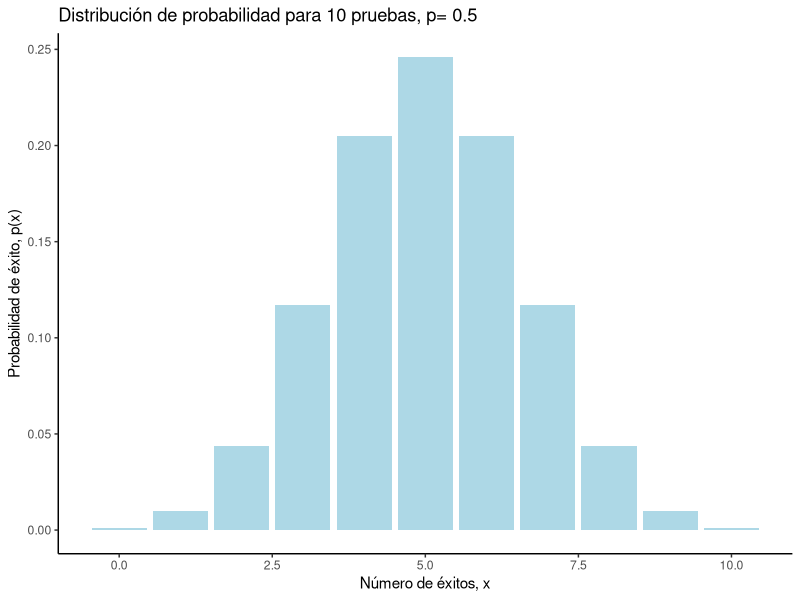
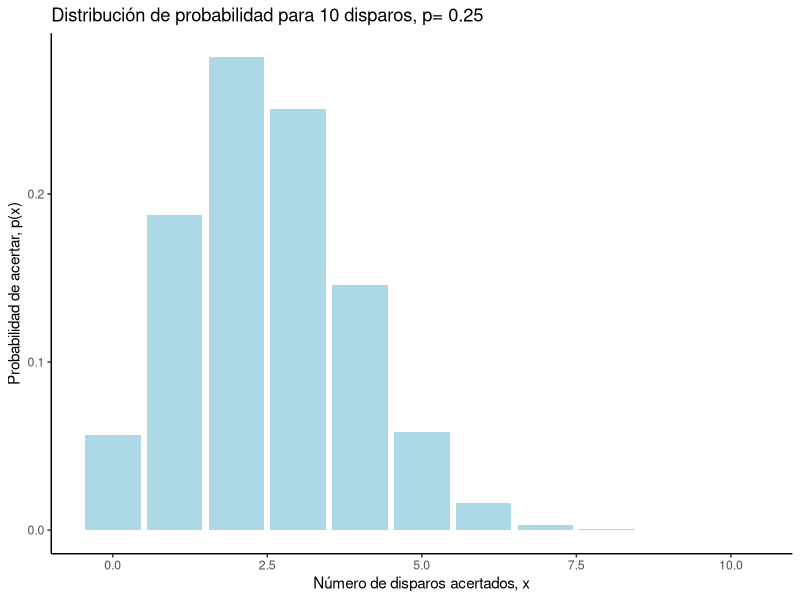
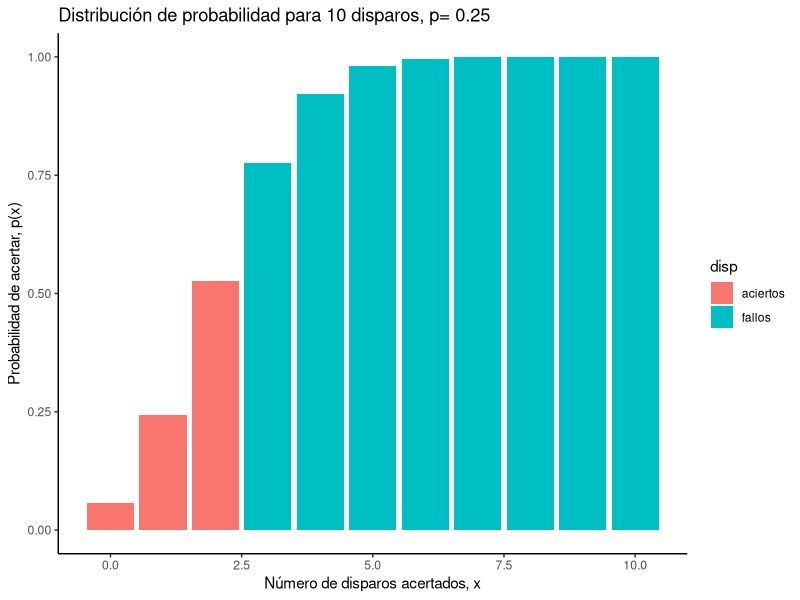
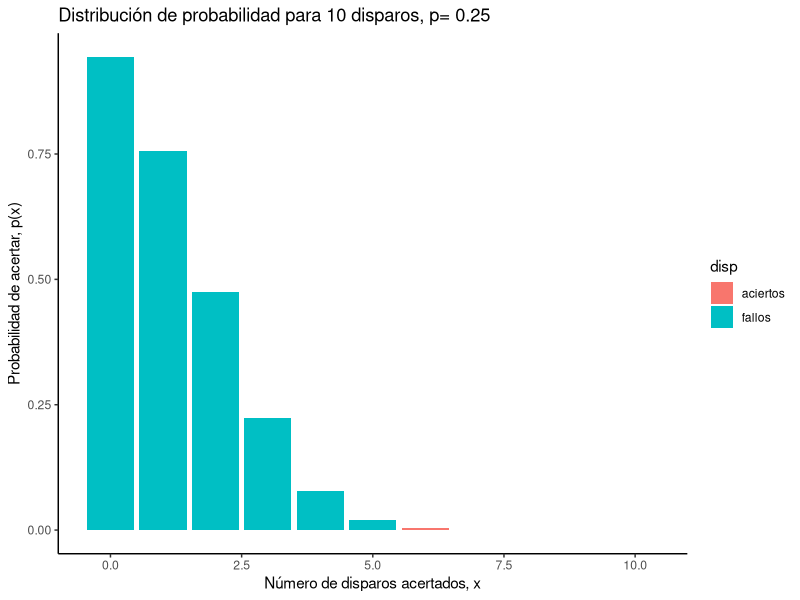
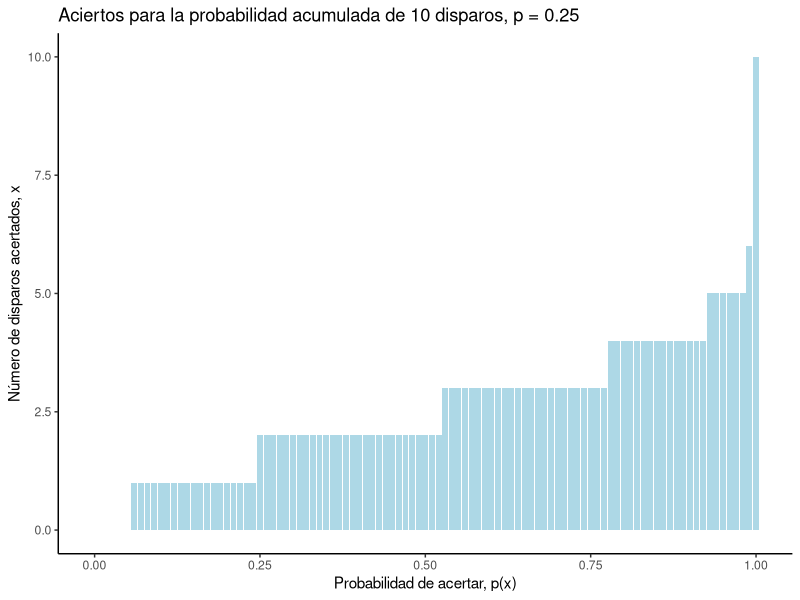
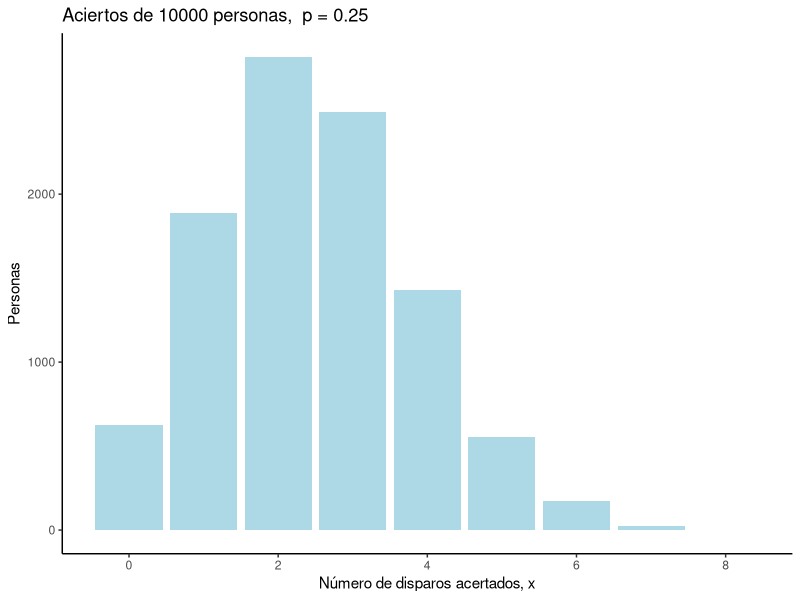

R code for these plots, in order:
## ---- chunk 1
library(knitr)
library(bookdown)
library(vegan)
library(tidyverse)
library(kableExtra)
library(knitr)
library(ggplot2)
knitr::opts_chunk$set(echo = TRUE, fig.align = "center")
## ---- chunk 2
dbinom(5, 10, 0.5)
## ---- chunk 3
dbinom(5, 10, 0.5) * 100
## ---- chunk 4
n <- 10
x <- 0:n
prob <- 0.5

df <- data.frame(x, px = dbinom(x, n, prob))

ggplot(df, aes(x, px)) + 
  geom_col(fill = "lightblue") +
  xlab("Número de éxitos, x") +
  ylab("Probabilidad de éxito, p(x)") +
  labs(title = paste("Distribución de probabilidad para",n,"pruebas,","p=",prob)) +
  theme_classic()
## ---- chunk 5
dbinom(3, 10, 1/4)
## ---- chunk 6
n <- 10
x <- 0:n
prob <- 1/4

ej1 <- data.frame(x, px = dbinom(x, n, prob))

ggplot(ej1, aes(x, px)) + 
  geom_col(fill = "lightblue") +
  xlab("Número de disparos acertados, x") +
  ylab("Probabilidad de acertar, p(x)") +
  labs(title = paste("Distribución de probabilidad para",n,"disparos,","p=",prob)) +
  theme_classic()
## ---- chunk 7
dbinom(0:2, 10, 1/4)
## ---- chunk 8
library(dplyr)
dbinom(0:2, 10, 1/4) %>% sum() %>% round(4)
## ---- chunk 9
pbinom(2, 10, 1/4, lower.tail = TRUE) %>% round(4)
## ---- chunk 10
n <- 10
x <- 0:n
prob <- 1/4
disparos <- c(rep("aciertos", 3), rep("fallos", 8))

ej2 <- data.frame(x, px = pbinom(x, n, prob), disp = disparos)

ggplot(ej2, aes(x, px)) + 
  geom_col(aes(fill = disp)) +
  xlab("Número de disparos acertados, x") +
  ylab("Probabilidad de acertar, p(x)") +
  labs(title = paste("Distribución de probabilidad para",n,"disparos,","p=",prob)) +
  theme_classic()
## ---- chunk 11
pbinom(6, 10, 1/4, lower.tail = FALSE) %>% round(4)
## ---- chunk 12
n <- 10
x <- 0:n
prob <- 1/4
disparos <- c(rep("fallos", 6), rep("aciertos", 5))

ej3 <- data.frame(x, px = pbinom(x, n, prob, lower.tail = FALSE), disp = disparos)

ggplot(ej3, aes(x, px)) + 
  geom_col(aes(fill = disp)) +
  xlab("Número de disparos acertados, x") +
  ylab("Probabilidad de acertar, p(x)") +
  labs(title = paste("Distribución de probabilidad para",n,"disparos,","p=",prob)) +
  theme_classic()
## ---- chunk 13
qbinom(0.50, 10, 1/4)
## ---- chunk 14
p <- seq(0, 1, 0.01)
n <- 10
prob <- 1/4

ej4 <- data.frame(p, q=qbinom(p, n, prob)) 

ggplot(ej4, aes(p, q)) + 
  geom_col(fill="lightblue") +
  xlab("Probabilidad de acertar, p(x)") +
  ylab("Número de disparos acertados, x") +
  labs(title = paste("Aciertos para la probabilidad acumulada de",n,"disparos,","p =",prob)) +
  theme_classic()
## ---- chunk 15
rbinom(1, 10, 1/4)
## ---- chunk 16
reps <- 10000
size <- 10
prob <- 1/4

ej5 <- data.frame(x = rbinom(reps, size, prob))

ggplot(ej5, aes(x)) + 
  stat_count(fill = "lightblue") +
  xlab("Número de disparos acertados, x")+
  ylab("Personas")+
  labs(title = paste("Aciertos de",reps,"personas, ","p =",prob)) +
  theme_classic()
